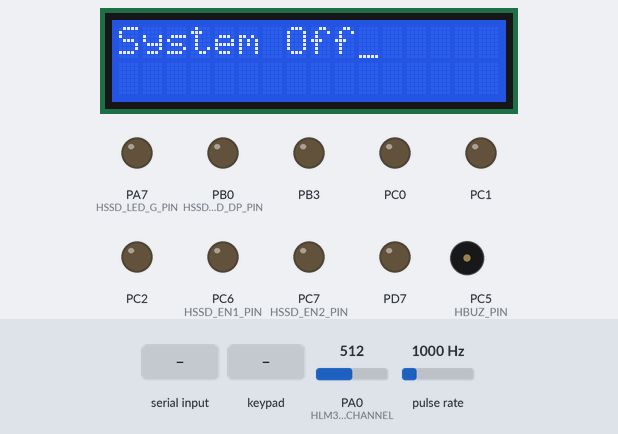
The program below on a simulated ATmega32, built with avr-gcc and emulated at 16 MHz. Shown: 16×2 character LCD, output pins drawn as LEDs (lit = HIGH), buzzer (waves = sounding, pin HIGH). Wiring (inferred from the names in the program): pulse sensor: data PD6; character LCD (HD44780): RS PA1; E PA2; data PA3, PA4, PA5, PA6; 4×4 keypad with keys 7 8 9 / 4 5 6 * 1 2 3 - c 0 = +: rows PB4, PB5, PB6, PB7; columns PD2, PD3, PD4, PD5. The test bench sets the inputs (shaded band); at power-on: PA0 (HLM35_CHANNEL) = 512, pulse rate 1000 Hz. Pins used as bus, display or sensor lines are not drawn.

Above: at 0.98 s.
1.3 s: "o" received over Serial
4.3 s: keypad keys 1 2 3 4 pressed 0.4 s apart
7.4 s: key '1' pressed
At 8.89 s:
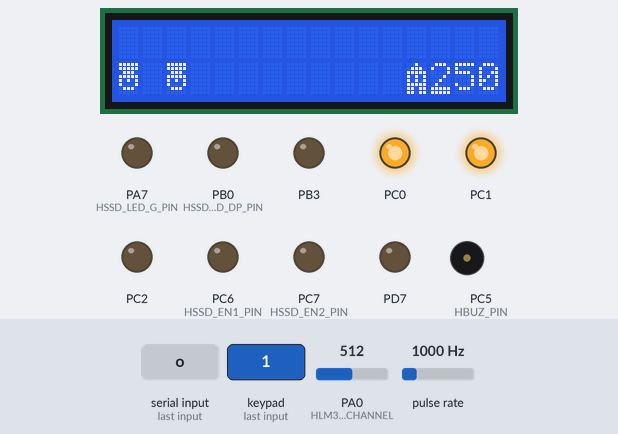
9.6 s: keypad keys 8 / 2 = pressed 0.4 s apart
At 11.83 s:
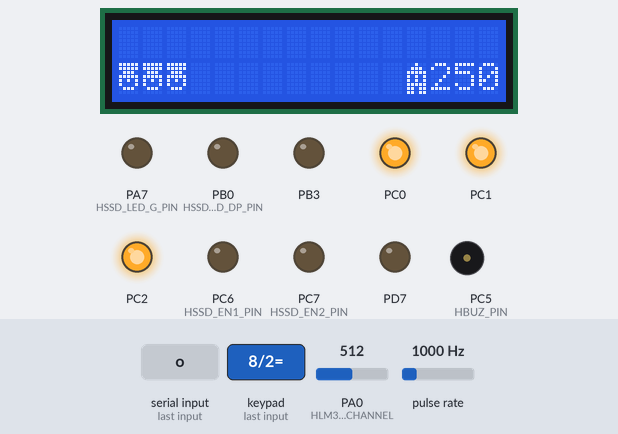
12.7 s: PA0 (HLM35_CHANNEL) set to 535
At 13.43 s:
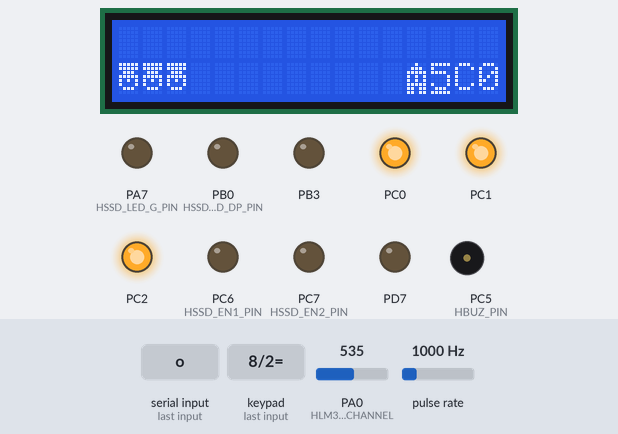
14.9 s: keypad keys 1 3 9 7 pressed 0.4 s apart
At 15.99 s:
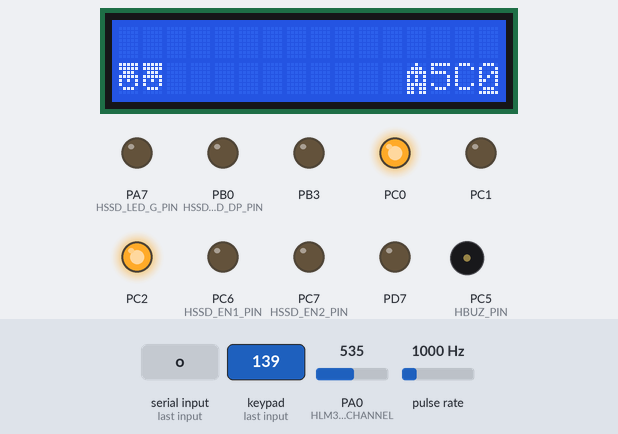
Timing chart, 0 to 17.9 s (numbered marks = the images above; inputs shaded):
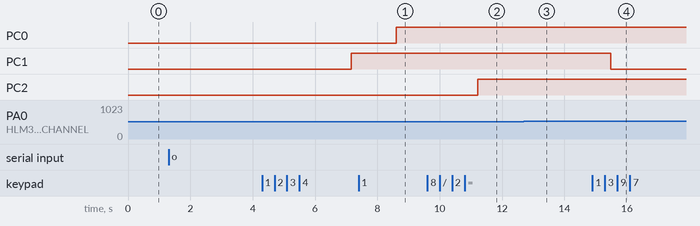

The program:

main.c
```c
/*
 *
 *
 *  Created on: Jun 26, 2023
 *   Author:Mohamed Hegazy & Abdelrahman Elrayes
 */
#include <avr/delay.h>
#include "STD_TYPES.h"
#include "ERROR_STATES.h"
#include "MDIO_int.h"
#include "MEXIT_int.h"
#include "MGIE_int.h"
#include "MADC_int.h"
#include "MTIMER0_int.h"
#include "MTIMER1_int.h"
#include "MTWI_int.h"
#include "MTWI_int.h"
#include "MUART_int.h"

#include "HLCD_init.h"
#include "HLED_int.h"
#include "HSSD_int.h"
#include "HPB_init.h"
#include "HBUZ_init.h"
#include "HKEY_PAD_init.h"
#include "HLM35_int.h"
#include "HDC_MOTOR_init.h"
#include "HEEPROM_int.h"
#include "HULTRASONIC_int.h"


#include "Home_system.h"
//#define TRIG_PIN PC7
//costume carecters
volatile u8 Recived_DATA=0;
void Sytem_flag_recived(void);
void Sytem_flag_recived(void)
{
UART_ReceiveNoBlock((u8 *)&Recived_DATA);


}


void main(void) {
	/*************************** MAIN DEFINITIONS ***************************/

	u8 ACflag = 0, Sflag = 0;

	u8 Temp,key = HKEYPAD_NO_PRESSED_KEY;
	s8 ACTemp = 25;
	u8 lamp1F=0,lamp2F=0,lamp3F=0;
	u8 smile[] = { 0x00, 0x0A, 0x00, 0x11, 0x0E, 0x00, 0x00, 0x00 };
	u8 sad[] = { 0x00, 0x00, 0x0A, 0x00, 0x0E, 0x11, 0x00, 0x00 };
	u8 House[] = { 0x04, 0x0E, 0x1F, 0x15, 0x15, 0x1F, 0x1B, 0x1B };
	u8 Ice[] = { 0x04, 0x15, 0x0E, 0x1F, 0x0E, 0x15, 0x04, 0x00 };
	u8 Lamp[] = { 0x1F, 0x1F, 0x0E, 0x1F, 0x15, 0x11, 0x0E, 0x00 };

	/**************************** INITIALIZATION ****************************/

	/* initialize The MCAL Drivers*/

	MDIO_SetPinDirection(PD0, INPUT);
	MDIO_voidSetPinValue(PD0, HIGH);
	MUART_enInit();
	MUART_enRx_interruptENable();
	MUART_RX_Setcallback(Sytem_flag_recived);
	MGIE_enEnable();

	/* initialize The HAL Drivers*/
	HLED_enInit(HLED_RED_ID);
	HLED_enInit(HLED_BLUE_ID);
	HLED_enInit(HLED_GRN_ID);
	HLCD_Init();
	HKEYPAD_enInt();
	HLM35_enInit();
	HDCM_enInit();
	HBUZ_voidInit();
	HSSD_enInit();
	//HRELAY_enInit();
	HLED_enInit(HLED_RED_ID);
	HLED_enInit(HLED_BLUE_ID);
	HLED_enInit(HLED_GRN_ID);


	//MTIMER0_enInit();
	//MTIMER1_enInit();
	//MTWI_enInit();
	//MSPI_enSPI_MasterInit();
	//MSPI_enSPI_SlaveInit();

	/*************************** SMART HOME CODE ***************************/

	HLCD_SendString("System Off");
	HLCD_SendCustomChar(HOUSE, House);
	HLCD_SendCustomChar(ICE, Ice);
	HLCD_SendCustomChar(SMILE, smile);
	HLCD_SendCustomChar(SAD, sad);
	HLCD_SendCustomChar(LAMP, Lamp);
	HLCD_gotoXY(1, 11);
	HLCD_DisplayCustomeChar(SAD);
	//HLCD_SendData(1);
	Value_t SystemFlag=LOW ;
	key = HKEYPAD_NO_PRESSED_KEY;
	while (1) {

		MDIO_voidGetPinValue(PD0, &SystemFlag);
//HUltrasonic_enStartReading(TRIG_PIN,&Distance);
		//if (SystemFlag ==LOW) {
	if(Recived_DATA=='o'){
		if (Sflag == 0) {
				_delay_ms(100);
				HLCD_ClearDisplay();
				_delay_ms(100);
				HLCD_SendString("Loading...");
				_delay_ms(100);
				HLCD_ClearDisplay();
				HLCD_SendString("Welcome");
				HLCD_gotoXY(1, 9);
				HLCD_DisplayCustomeChar(HOUSE);
				HLCD_DisplayCustomeChar(SMILE);
				Sflag = 1;
				_delay_ms(1000);
				HLCD_ClearDisplay();
			}

			HKEYPAD_enGetPressedKey(&key);
			if (key != HKEYPAD_NO_PRESSED_KEY) {
				switch (key) {
				case 'c':
					ACflag ^= 1;
					if (ACflag == 1) {
						HLCD_gotoXY(1,1);
						HLCD_SendString("AC ON ");
					} else {
						HLCD_gotoXY(1,1);
						HLCD_SendString("AC OFF");

					}
					break;
				case '-':
					if (ACTemp>=17) {
						ACTemp--;
						HLCD_gotoXY(1,14);
						HLCD_sendIntNum(ACTemp);
						HLCD_SendString("C");
						//HLCD_SendString("  ");
					}
					break;

				case '+':
					if (ACTemp <= 31) {
						ACTemp++;
						HLCD_gotoXY(1,14);
						HLCD_sendIntNum(ACTemp);
						HLCD_SendString("C");
					}
					break;
				case 1:
					HLED_enToggle(HLED_RED_ID);
					lamp1F^=1;
					if(lamp1F==1)
					{
						HLCD_gotoXY(2,1);
						HLCD_DisplayCustomeChar(LAMP);
					}
					else
					{
						HLCD_gotoXY(2,1);
						HLCD_SendString(" ");
					}
					break;
				case 2:
					HLED_enToggle(HLED_BLUE_ID);
					lamp2F^=1;
				if(lamp2F==1)
				{
					HLCD_gotoXY(2,2);
					HLCD_DisplayCustomeChar(LAMP);
				}
				else
				{
						HLCD_gotoXY(2,2);
						HLCD_SendString(" ");
				}
					break;
				case 3:
					HLED_enToggle(HLED_GRN_ID);
					lamp3F^=1;
					if(lamp3F==1)
					{
						HLCD_gotoXY(2,3);
						HLCD_DisplayCustomeChar(LAMP);
					}
					else
					{
					HLCD_gotoXY(2,3);
					HLCD_SendString(" ");
					}

					break;
				default:
					HLCD_gotoXY(2, 14);
					HLCD_DisplayCustomeChar(SAD);
				}
			}	//key if
			else {

			}	//end else
			if (ACflag == 1) {
				//HLCD_ClearDisplay();

				AC_ON(ACTemp);

			}	//AC IF
			else {
				AC_OFF();


			}	//AC else
			HLCD_gotoXY(2,13);
			HLCD_DisplayCustomeChar(HOUSE);
			HLM35_enTempRead(&Temp);
			HLCD_gotoXY(2,14);
			HLCD_sendIntNum(Temp);
			HLCD_SendString("C");
		} //end system  if
		else{
			Sflag=0;
			AC_OFF();
			HLED_enSetOFF(HLED_BLUE_ID);
			HLED_enSetOFF(HLED_GRN_ID);
			HLED_enSetOFF(HLED_RED_ID);
			HLCD_ClearDisplay();
			HLCD_SendString("SYSTEM OFF");
		} //end  SYTEM else


	}
}
```

Home_system.c
```c
/*
 * Home_system.c
 *
 *  Created on: Jun 26, 2023
 *      Author: Elrayes
 */
#include "STD_TYPES.h"
#include "BIT_MATH.h"
#include "ERROR_STATES.h"
#include "HLCD_init.h"
#include "HDC_MOTOR_init.h"
#include "Home_system.h"
#include "HLM35_int.h"


void AC_ON(s8 copy_s8ACtemp) {
	u8 temp;
	//s8 ACTemp=25;
	s8 Initial_speed = 25; //25%
	s8 productValue = 0;
	s8 finalspeed;
	HLM35_enTempRead(&temp);
	/*
	 HLCD_gotoXY(2, 9);
	 HLCD_sendIntNum(temp);
	 HLCD_SendString("C");
	 HLCD_sendIntNum(copy_s8ACtemp);
	 HLCD_SendString("C");
	 HLCD_SendString("  ");
	 */
	if ((s8) temp > copy_s8ACtemp) {	//HLCD_ClearDisplay();
		HLCD_gotoXY(1, 13);
		HLCD_DisplayCustomeChar(ICE);							//HLCD_SendString("FAN ON");
		productValue = (s8) temp - copy_s8ACtemp;
		finalspeed = Initial_speed + (productValue * 5);
		if (finalspeed >= 0) {
			HDCM_enStart(forward, (u8) finalspeed);
		} //end if

		else {

		}
	} //end temp if
	else if ((s8) temp <= copy_s8ACtemp) {
		//HLCD_ClearDisplay();
		//HLCD_SendString("FAN OFF");
		HDCM_enStop();
		HLCD_gotoXY(1, 13);
		HLCD_SendString(" ");

	}
}
void AC_OFF(void) {
	HDCM_enStop();

}
```

Home_system.h
```c
/*
 * Home_system.h
 *
 *  Created on: Jun 26, 2023
 *      Author: Elrayes
 */

#ifndef HOME_SYSTEM_H_
#define HOME_SYSTEM_H_

#define HOUSE   0
#define ICE  	1
#define SMILE   2
#define SAD     3
#define LAMP    4


void AC_ON(s8 copy_s8ACtemp);
void AC_OFF(void);

#endif /* HOME_SYSTEM_H_ */
```

HBUZ_config.h
```c
/*
 * HBUZ_config.h
 *
 *  Created on: May 31, 2023
 *      Author: elray
 */

#ifndef HAL_HBUZ_HBUZ_CONFIG_H_
#define HAL_HBUZ_HBUZ_CONFIG_H_

#define HBUZ_PIN  PC5


#endif /* HAL_HBUZ_HBUZ_CONFIG_H_ */
```

HDC_MOTOR_config.h
```c
/*
 * HDC_MOTOR_config.h
 *
 *  Created on: Jun 19, 2023
 *      Author: elray
 */

#ifndef HAL_HDC_MOTOR_HDC_MOTOR_CONFIG_H_
#define HAL_HDC_MOTOR_HDC_MOTOR_CONFIG_H_
/*
 * Please chose H-bridge moode
 *
MOTOR_WITH_EN
MOTOR_WITHOUT_EN
 *
 */
#define HBRIDGE_MODE  MOTOR_WITHOUT_EN


#endif /* HAL_HDC_MOTOR_HDC_MOTOR_CONFIG_H_ */
```

HEEPROM_config.h
```c
/*
 * HEEPROM_config.h
 *
 *  Created on: Jun 21, 2023
 *      Author: elray
 */

#ifndef HAL_HEEPROM_HEEPROM_CONFIG_H_
#define HAL_HEEPROM_HEEPROM_CONFIG_H_


#endif /* HAL_HEEPROM_HEEPROM_CONFIG_H_ */
```

HKEY_PAD_config.h
```c
/*
 * HKEY_PAD_config.h
 *
 *  Created on: May 31, 2023
 *      Author: elrayes
 */

#ifndef HAL_HKEY_PAD_HKEY_PAD_CONFIG_H_
#define HAL_HKEY_PAD_HKEY_PAD_CONFIG_H_

#define HKEYPAD_R0_PIN  PB4

#define HKEYPAD_R1_PIN	 PB5


#define HKEYPAD_R2_PIN  PB6

#define HKEYPAD_R3_PIN  PB7


#define HKEYPAD_C0_PIN  PD2

#define HKEYPAD_C1_PIN	 PD3


#define HKEYPAD_C2_PIN  PD4

#define HKEYPAD_C3_PIN  PD5

/*
 *choose between real REAL_KIT or SIM_KIT
 *
 */
#define KIT_TYPE	SIM_KIT
/*
 * here you can choose keypad mapping
 *
 */
#define HKEYPAD_KEYS  	{{7,8,9,'/'},{4,5,6,'*'},{1,2,3,'-'},{'c',0,'=','+'}}
#endif /* HAL_HKEY_PAD_HKEY_PAD_CONFIG_H_ */
```

HLCD_config.h
```c
/*
 * HLCD_config.h
 *
 *  Created on: Jun 1, 2023
 *      Author: elray
 */

#ifndef HAL_HLCD_HLCD_CONFIG_H_
#define HAL_HLCD_HLCD_CONFIG_H_
/*
 *
 * chooseor _8BIT_
 *
 */
#define HLCD_MODE _4BIT_

#define HLCD_RS_PIN	PA1
#define HLCD_EN_PIN	PA2
#define HLCD_RW_PIN

#if(HLCD_MODE==_8BIT_)

#define HLCD_D0_PIN PB0
#define HLCD_D1_PIN PB1
#define HLCD_D2_PIN	PB2
#define HLCD_D3_PIN	PB3

#endif

#define HLCD_D4_PIN	PA3
#define HLCD_D5_PIN	PA4
#define HLCD_D6_PIN	PA5
#define HLCD_D7_PIN	PA6

#endif /* HAL_HLCD_HLCD_CONFIG_H_ */
```

HLM35_config.h
```c
/*
 * HLM35_config.h
 *
 *  Created on: Jun 14, 2023
 *      Author: elray
 */

#ifndef HAL_HLM35_HLM35_CONFIG_H_
#define HAL_HLM35_HLM35_CONFIG_H_

/*/
 *
 * please config temprature sensor channel
 *
 */
#define HLM35_PIN PA0
/*
 * conifg channel
 *
 */
#define HLM35_CHANNEL channel_0


#endif /* HAL_HLM35_HLM35_CONFIG_H_ */
```

HPB_config.h
```c
/*
 * HPB_config.h
 *
 *  Created on: May 30, 2023
 *      Author: Elrayes
 */
/*
 * PLEASE CONFIGURE PINS FOR PUSH BUTTONS
 *
 *
 */
#ifndef HAL_HPB_HPB_CONFIG_H_
#define HAL_HPB_HPB_CONFIG_H_

#define HPB_PB1_PIN  PD2

#define HPB_PB2_PIN	 PD3


#define HPB_PB3_PIN  PD4

#define HPB_PB4_PIN  PD5

/*
 *choose between real REAL_KIT or SIM_KIT
 *
 */
#define KIT_TYPE	SIM_KIT

#endif /* HAL_HPB_HPB_CONFIG_H_ */
```

HSSD_config.h
```c
/*
 * HSSD_config.h
 *
 *  Created on: May 30, 2023
 *      Author: Elrayes
 */

#ifndef DEBUG_HAL_HSSD_HSSD_CONFIG_H_
#define DEBUG_HAL_HSSD_HSSD_CONFIG_H_

/*
PLEASE CONFIGUR PINS FOR 7 SEGMENT LEDS:
A,B.......G,DP

EN1 DIG,EN2 DIG


*/


#define HSSD_LED_A_PIN  PA1
#define HSSD_LED_B_PIN	PA2
#define HSSD_LED_C_PIN	PA3
#define HSSD_LED_D_PIN	PA4
#define HSSD_LED_E_PIN	PA5
#define HSSD_LED_F_PIN	PA6
#define HSSD_LED_G_PIN	PA7
#define HSSD_LED_DP_PIN	PB0

#define HSSD_EN1_PIN	PC6
#define HSSD_EN2_PIN	PC7

/*
 *
 * configur display time
 */

#define HSSD_DISPLAY_TIME 500
/*
 * choose SSD type
 * HSSD_CA
 * HSSD_CC
 */
#define HSSD_TYPE
#endif /* DEBUG_HAL_HSSD_HSSD_CONFIG_H_ */
```

HULTRASONIC_config.h
```c
/*
 * HULTRASONIC_config.h
 *
 *  Created on: Jun 21, 2023
 *      Author: elray
 */

#ifndef HAL_HULTRASONIC_HULTRASONIC_CONFIG_H_
#define HAL_HULTRASONIC_HULTRASONIC_CONFIG_H_

#define OVF_VALUE 65536 //Timer1 ovf

#define ECHO_PIN  PD6


#endif /* HAL_HULTRASONIC_HULTRASONIC_CONFIG_H_ */
```

HLED_config.h
```c
/*
 * Config.h
 *
 *  Created on: May 29, 2023
 *      Author: Elrayes
 */

#ifndef HAL_LED_HLED_CONFIG_H_
#define HAL_LED_HLED_CONFIG_H_
/*
 * please conifgure LED pins
 *
 * please choose led direction
 * HLED_LED_FORWARD , HLED_LED_REVERSE
 *
 * */
#define HLED_RED_LED_PIN	PC0
#define HLED_RED_LED_DIR	HLED_LED_FORWARD


#define HLED_GRN_LED_PIN	PC1
#define HLED_GRN_LED_DIR	HLED_LED_FORWARD

#define HLED_BLUE_LED_PIN	PC2
#define HLED_BLUE_LED_DIR	HLED_LED_FORWARD

#endif /* HAL_LED_HLED_CONFIG_H_ */
```

HBUZ_init.h
```c
/*
 * HBUZ_init.h
 *
 *  Created on: May 31, 2023
 *      Author: elray
 */

#ifndef HAL_HBUZ_HBUZ_INIT_H_
#define HAL_HBUZ_HBUZ_INIT_H_

void HBUZ_voidInit(void);
ErrorState_t HBUZ_enOn(void);
ErrorState_t HBUZ_enOff(void);
ErrorState_t HBUZ_enOnce(u64 copy_u64BuzzPeriod);
ErrorState_t HBUZ_enTwice(u64 copy_u64BuzzPeriod);

#endif /* HAL_HBUZ_HBUZ_INIT_H_ */
```

HBUZ_prg.c
```c
/*
 * HBUZ_prg.c
 *
 *  Created on: May 31, 2023
 *      Author: elray
 */
#include <avr/delay.h>
#include "STD_TYPES.h"
#include "MDIO_int.h"
#include "ERROR_STATES.h"
#include "HBUZ_priv.h"
#include "HBUZ_config.h"
#include "HBUZ_init.h"

void HBUZ_voidInit(void)
{

	MDIO_SetPinDirection(HBUZ_PIN,OUTPUT);
}

ErrorState_t HBUZ_enOn(void)
{
ErrorState_t Local_State=SUCCES;
MDIO_voidSetPinValue(HBUZ_PIN, HIGH);
return Local_State;
}

ErrorState_t HBUZ_enOff(void)
{
ErrorState_t Local_State=SUCCES;
MDIO_voidSetPinValue(HBUZ_PIN, LOW);
return Local_State;
}

ErrorState_t HBUZ_enOnce(u64 copy_u64BuzzPeriod)
{ErrorState_t Local_State=SUCCES;
	MDIO_voidSetPinValue(HBUZ_PIN, HIGH);
	_delay_ms(copy_u64BuzzPeriod);
	MDIO_voidSetPinValue(HBUZ_PIN, LOW);
	_delay_ms(copy_u64BuzzPeriod);
	return Local_State;
}

ErrorState_t HBUZ_enTwice(u64 copy_u64BuzzPeriod)
{ErrorState_t Local_State=SUCCES;
	MDIO_voidSetPinValue(HBUZ_PIN, HIGH);
	_delay_ms(copy_u64BuzzPeriod);
	MDIO_voidSetPinValue(HBUZ_PIN, LOW);
	_delay_ms(100);
	MDIO_voidSetPinValue(HBUZ_PIN, HIGH);
	_delay_ms(copy_u64BuzzPeriod);
	MDIO_voidSetPinValue(HBUZ_PIN, LOW);
	_delay_ms(copy_u64BuzzPeriod);
	return Local_State;
}
```

HBUZ_priv.h
```c
/*
 * HBUZ_priv.h
 *
 *  Created on: May 31, 2023
 *      Author: elray
 */

#ifndef HAL_HBUZ_HBUZ_PRIV_H_
#define HAL_HBUZ_HBUZ_PRIV_H_


#endif /* HAL_HBUZ_HBUZ_PRIV_H_ */
```

HDC_MOTOR_init.h
```c
/*
 * HDC_MOTOR_init.h
 *
 *  Created on: Jun 19, 2023
 *      Author: elray
 */

#ifndef HAL_HDC_MOTOR_HDC_MOTOR_INIT_H_
#define HAL_HDC_MOTOR_HDC_MOTOR_INIT_H_
typedef enum{
forward,
reverse
}direction_t;

ErrorState_t HDCM_enInit(void);
ErrorState_t HDCM_enStart(direction_t copy_enDirection,u8 copy_u8Duty);
ErrorState_t HDCM_enStop(void);
#endif /* HAL_HDC_MOTOR_HDC_MOTOR_INIT_H_ */
```

HDC_MOTOR_prg.c
```c
/*
 * HDC_MOTOR_prg.c
 *
 *  Created on: Jun 19, 2023
 *      Author: elray
 */

#include "STD_TYPES.h"
#include "BIT_MATH.h"
#include "ERROR_STATES.h"
#include "MDIO_int.h"
#include "MTIMER0_int.h"
#include "HDC_MOTOR_priv.h"
#include "HDC_MOTOR_config.h"
#include "HDC_MOTOR_init.h"

ErrorState_t HDCM_enInit(void){

	MDIO_SetPinDirection(PB3,OUTPUT);
	MDIO_SetPinDirection(PD7,OUTPUT);
#if (HBRIDGE_MODE==MOTOR_WITH_EN)
	MDIO_SetPinDirection(PD6,OUTPUT);
#endif
	MTIMER0_enInit();
	MTIMER0_enStart();
	MTIMER0_enSetFastPWM(0);

return SUCCES;
}
ErrorState_t HDCM_enStart(direction_t copy_enDirection,u8 copy_u8Duty)
{

ErrorState_t Local_enStauts=SUCCES;
//MTIMER0_enStart();
if(copy_u8Duty<=100&&copy_u8Duty>=0)
{


#if (HBRIDGE_MODE==MOTOR_WITHOUT_EN)
	//MTIMER0_enStart();
	switch(copy_enDirection){
	case forward:
		MTIMER0_enSetFastPWM(copy_u8Duty);
		MDIO_voidSetPinValue(PD7, LOW);
		break;
	case reverse:
				MTIMER0_enSetFastPWM(100-copy_u8Duty);
				MDIO_voidSetPinValue(PD7, HIGH);
				break;
	default:
		Local_enStauts=OUT_OF_RANGE;
		break;

	}
#else

		switch(copy_enDirection)
			{case forward:
				MTIMER0_enSetFastPWM(copy_u8Duty);
				MDIO_voidSetPinValue(PD7, LOW);
				MDIO_voidSetPinValue(PD6, HIGH);
				break;
			case reverse:
						MTIMER0_enSetFastPWM(copy_u8Duty);
						MDIO_voidSetPinValue(PD7, HIGH);
						MDIO_voidSetPinValue(PD6, LOW);
						break;
			default:
				Local_enStauts=OUT_OF_RANGE;
				break;
			}
#endif

		//MTIMER0_enStop();
}
else
{
	Local_enStauts=OUT_OF_RANGE;
}
return Local_enStauts;

}
ErrorState_t HDCM_enStop(void)
{
	//MTIMER0_enStop();

	MTIMER0_enSetFastPWM(0);
	//MDIO_voidSetPinValue(PB3, LOW);
	MDIO_voidSetPinValue(PD7, LOW);


return SUCCES;
}
```

HDC_MOTOR_priv.h
```c
/*
 * HDC_MOTOR_priv.h
 *
 *  Created on: Jun 19, 2023
 *      Author: elray
 */

#ifndef HAL_HDC_MOTOR_HDC_MOTOR_PRIV_H_
#define HAL_HDC_MOTOR_HDC_MOTOR_PRIV_H_

#define MOTOR_WITH_EN 	 0
#define MOTOR_WITHOUT_EN 1


#endif /* HAL_HDC_MOTOR_HDC_MOTOR_PRIV_H_ */
```

HEEPROM_int.h
```c
/*
 * HEEPROM_init.h
 *
 *  Created on: Jun 21, 2023
 *      Author: elray
 */

#ifndef HAL_HEEPROM_HEEPROM_INT_H_
#define HAL_HEEPROM_HEEPROM_INT_H_

ErrorState_t HEEPROM_enInit(void);

ErrorState_t HEEPROM_enWriteByte(u16 copy_u16Address, u8 copy_u8Byte);

ErrorState_t HEEPROM_enReadByte(u16 copy_u16Address, u8 *ptrData);

#endif /* HAL_HEEPROM_HEEPROM_INT_H_ */
```

HKEY_PAD_init.h
```c
/*
 * HKEY_PAD_init.h
 *
 *  Created on: May 31, 2023
 *      Author: elray
 */

#ifndef HAL_HKEY_PAD_HKEY_PAD_INIT_H_
#define HAL_HKEY_PAD_HKEY_PAD_INIT_H_

#define HKEYPAD_NO_PRESSED_KEY 0xFF

ErrorState_t HKEYPAD_enInt(void);

ErrorState_t HKEYPAD_enGetPressedKey(u8 * ptrKey);


#endif /* HAL_HKEY_PAD_HKEY_PAD_INIT_H_ */
```

HKEY_PAD_priv.h
```c
/*
 * HKEY_PAD_priv.h
 *
 *  Created on: May 31, 2023
 *      Author: elray
 */

#ifndef HAL_HKEY_PAD_HKEY_PAD_PRIV_H_
#define HAL_HKEY_PAD_HKEY_PAD_PRIV_H_


#define SIM_KIT 1

#define REAL_KIT 0

#define HKEYPAD_KEY_PRESSED 0


#endif /* HAL_HKEY_PAD_HKEY_PAD_PRIV_H_ */
```

HLCD_init.h
```c
/*
 * HLCD_init.h
 *
 *  Created on: Jun 1, 2023
 *      Author: elray
 */

#ifndef HAL_HLCD_HLCD_INIT_H_
#define HAL_HLCD_HLCD_INIT_H_


ErrorState_t HLCD_Init(void);
ErrorState_t HLCD_SendData(u8 copy_u8Data);
ErrorState_t HLCD_SendCommand(u8 copy_u8Command);

ErrorState_t HLCD_SendString(char * str);

ErrorState_t HLCD_ClearDisplay(void);
ErrorState_t HLCD_sendIntNum(s32 copy_u32Num);
ErrorState_t HLCD_gotoXY(u8 copy_u8X,u8 copy_u8Y);
ErrorState_t HLCD_SendCustomChar(u8 copy_u8CharCode,u8 * ptrPatterCode);
ErrorState_t HLCD_DisplayCustomeChar(u8 copy_u8CharCode);
#endif /* HAL_HLCD_HLCD_INIT_H_ */
```

HLCD_priv.h
```c
/*
 * HLC_priv.h
 *
 *  Created on: Jun 1, 2023
 *      Author: elray
 */

#ifndef HAL_HLCD_HLCD_PRIV_H_
#define HAL_HLCD_HLCD_PRIV_H_

#define _4BIT_ 0
#define _8BIT_ 1
#define HLCD_CLEAR 0x01
#define HLCD_FUNCTION_SET_8Bit_2Lines_5X7 0x38 //0011 1000
#define HLCD_FUNCTION_SET_4Bit_2Lines_5X7 0x28 //0010 1000

											    	//     D C B
#define HLCD_DISPLAY_ON_CURSOS_ON_BLINK_OFF  0x0E     //0000 1 1 1 0
#define HLCD_ENTRY_MODE_SET_INC_NO_SHIFT  0x06   //0000
#define HLCD_SET_ROW1 0x80 //DDRAM location
#define HLCD_SET_ROW2 0xC0
#define HLCD_GCRAM_SET 0x40
#define GCRAM_ROW_INC 8
#define ROW_1 1
#define ROW_2 2
static void HLCD_voidNLatch(u8 copy_u8Byte);

#endif /* HAL_HLCD_HLCD_PRIV_H_ */
```

HLM35_int.h
```c
/*
 * HLM35_int.h
 *
 *  Created on: Jun 14, 2023
 *      Author: elray
 */

#ifndef HAL_HLM35_HLM35_INT_H_
#define HAL_HLM35_HLM35_INT_H_

ErrorState_t HLM35_enInit(void);
ErrorState_t HLM35_enTempRead(u8 *pTempValue);

#endif /* HAL_HLM35_HLM35_INT_H_ */
```

HLM35_prg.c
```c
/*
 * HLM35_prg.c
 *
 *  Created on: Jun 14, 2023
 *      Author: elray
 */

#include "STD_TYPES.h"
#include "BIT_MATH.h"
#include "ERROR_STATES.h"
#include "HLM35_priv.h"
#include "HLM35_config.h"
#include "HLM35_int.h"
#include "MADC_int.h"
#include "MDIO_int.h"
ErrorState_t HLM35_enInit(void)
{

//step 1 set pin input
	MDIO_SetPinDirection(HLM35_PIN, INPUT);
	//init adc
	M_ADC_void_Init(prescaler_128,vref_AVCC);

	return SUCCES;

}
ErrorState_t HLM35_enTempRead(u8 *pTempValue)
{
	ErrorState_t Local_enState=SUCCES;
	if(pTempValue !=NULL){
u16 Local_ADC_DigitalValue;

Local_ADC_DigitalValue=M_ADC_u16_adcRead(HLM35_CHANNEL);


//convert
u32 Local_u32Readmv =((u32)Local_ADC_DigitalValue*5000)/1024;//DCA 5mV/resulution ==> value in mvolt
*pTempValue=Local_u32Readmv/10; //==>50mV =5 C

	}//end if
	else
	{
		ErrorState_t Local_enState=NULL_PTR_ERR;
	}

	return Local_enState;
}
```

HLM35_priv.h
```c
/*
 * HLM35_priv.h
 *
 *  Created on: Jun 14, 2023
 *      Author: elray
 */

#ifndef HAL_HLM35_HLM35_PRIV_H_
#define HAL_HLM35_HLM35_PRIV_H_


#endif /* HAL_HLM35_HLM35_PRIV_H_ */
```

Source omitted: HEEPROM_prg.c (5973 bytes), HKEY_PAD_prg.c (3831 bytes), HLCD_prg.c (4353 bytes), HPB_init.h (565 bytes), HPB_prg.c (2197 bytes), HPB_priv.h (238 bytes), HSSD_int.h (277 bytes), HSSD_prg.c (8447 bytes), HSSD_priv.h (230 bytes), HULTRASONIC_int.h (699 bytes), HULTRASONIC_prg.c (2335 bytes), HULTRASONIC_priv.h (297 bytes) and 37 more

Measured:
- the behaviour switches between 524 and 525 on PA0 (HLM35_CHANNEL) (found by bisection; images 2 and 3)
- after the input at 4.3 s, PC1: LOW → HIGH after 2.9 s
- after the input at 7.4 s, PC0: LOW → HIGH after 1.2 s
- after the input at 9.6 s, PC2: LOW → HIGH after 1.6 s
- after the input at 14.9 s, PC1: HIGH → LOW after 0.58 s
